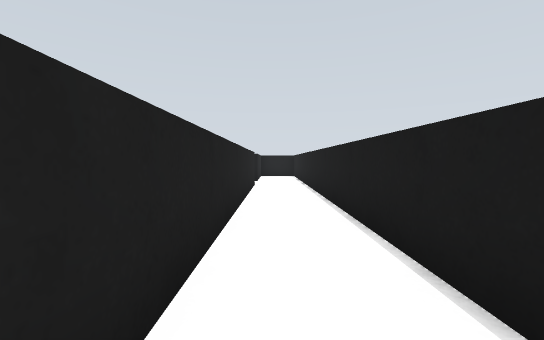
view 1 (above)

12 first-person views from a walk through a Gazebo world. The camera is 0.21 m above the floor, tilts 2° down and sees 90° across. The floor is counted in squares, 0.25 m on a side. Each view is taken from the middle of a square. On the plan, view 1 faces up. The plan holds only what a view shows up to about 10 squares ahead; the rest is blank. The place goes on beyond the plan.

view 2
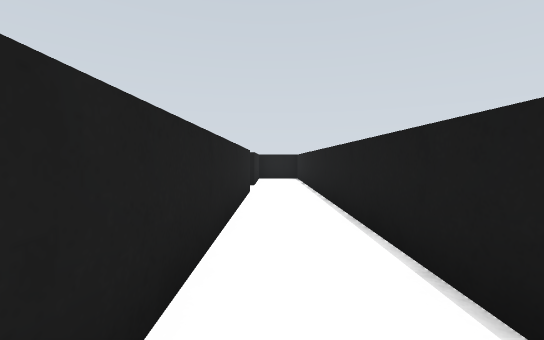

view 3
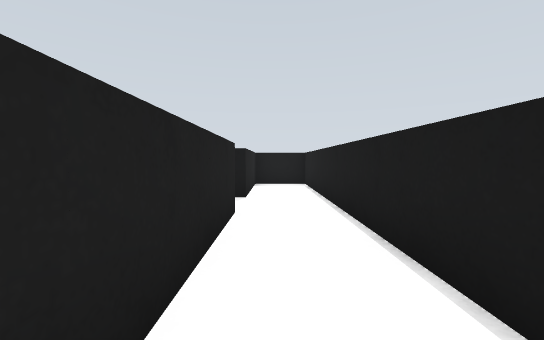

view 4
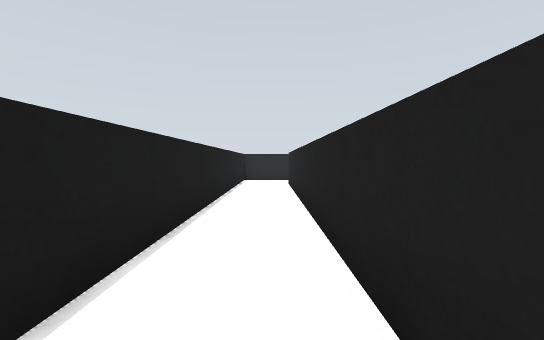

view 5
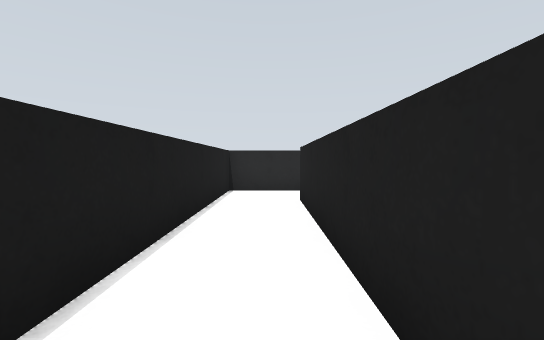

view 6
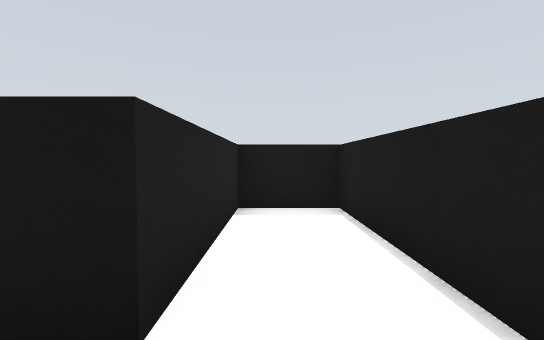

view 7
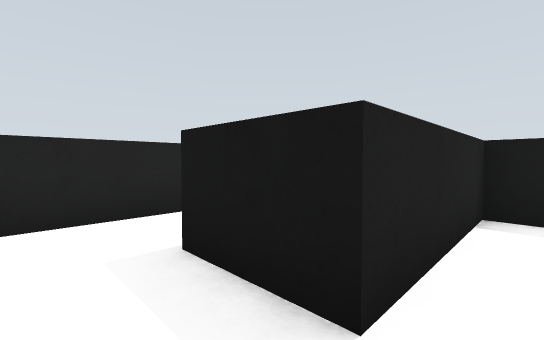

view 8
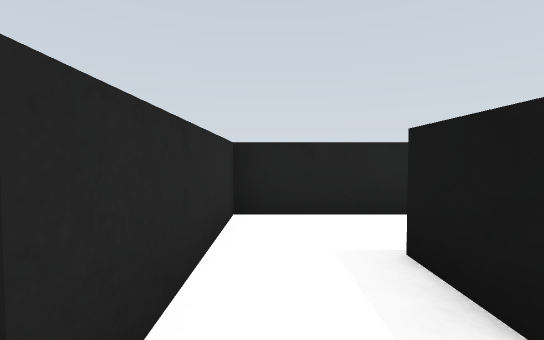

view 9
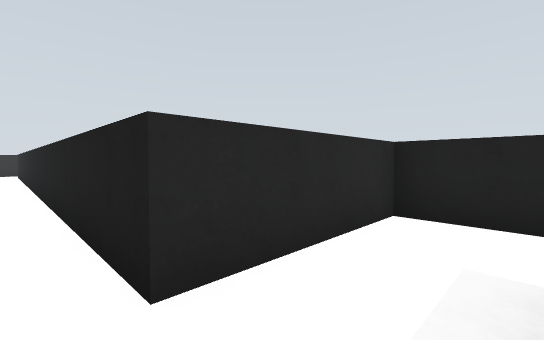

view 10
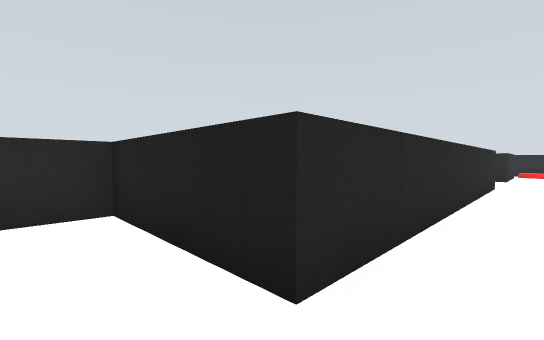

view 11
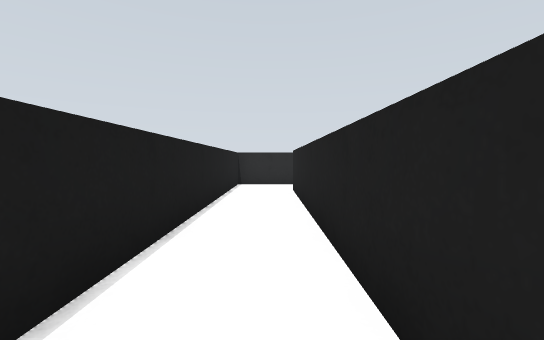

view 12
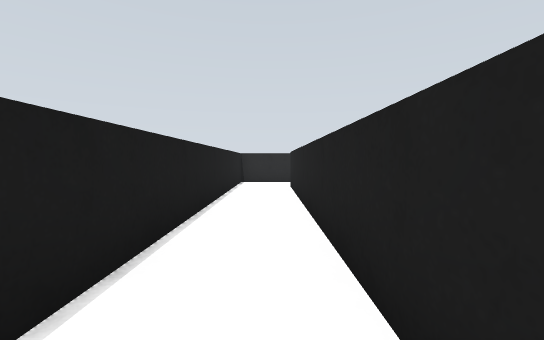

### Floor plan
Points are (right, up) in squares from view 1. A wall is a line through its corners. A room is listed if a view was taken in it or the views show most of it. See-through windows are left out.
Room 1 (views 1, 2, 3, 4, 5, 6, 7, 8, 9, 11, 12)
walls: (-0.6, 9.4) (-0.6, -6.9); (-0.9, -8.6) (1.2, -8.6) (1.2, 14.8) (-0.6, 14.8) (-0.6, 11.2)
ways out: opening at (-1.5, 10) to room 2; opening at (-1.5, -8)
Room 2 (view 10)
walls: (-4.2, 13) (-4.2, 9.4) (-0.6, 9.4); (-0.6, 11.2) (-2.5, 11.2)
ways out: opening at (-1.5, 10) to room 1; opening at (-4, 14)

Where each view was taken, in squares from view 1:
view 1: 0 up, 0 right, facing up
view 2: 2 up, 0 right, facing up
view 3: 5 up, 0 right, facing up
view 4: 3 up, 0 right, facing down
view 5: 1 down, 0 right, facing down
view 6: 10 up, 0 right, facing up
view 7: 10 up, 0 right, facing up-left
view 8: 10 up, 0 right, facing left
view 9: 11 up, 0 right, facing down-left
view 10: 14 up, 3 left, facing down-left
view 11: 1 up, 0 right, facing down
view 12: 2 up, 0 right, facing down
